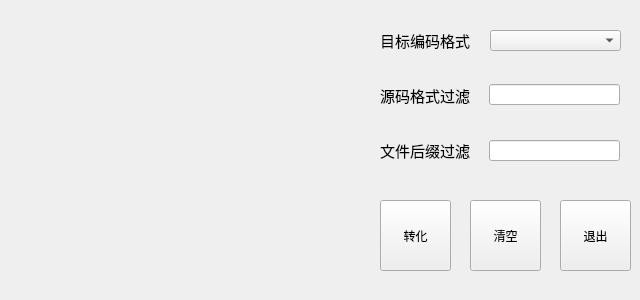
<?xml version="1.0" encoding="UTF-8"?>
<ui version="4.0">
 <class>Widget</class>
 <widget class="QWidget" name="Widget">
  <property name="geometry">
   <rect>
    <x>0</x>
    <y>0</y>
    <width>640</width>
    <height>300</height>
   </rect>
  </property>
  <property name="windowTitle">
   <string>Widget</string>
  </property>
  <widget class="DragArea" name="DropArea" native="true">
   <property name="geometry">
    <rect>
     <x>10</x>
     <y>10</y>
     <width>351</width>
     <height>281</height>
    </rect>
   </property>
  </widget>
  <widget class="QPushButton" name="Convert_PushButton">
   <property name="geometry">
    <rect>
     <x>380</x>
     <y>200</y>
     <width>71</width>
     <height>71</height>
    </rect>
   </property>
   <property name="text">
    <string>转化</string>
   </property>
  </widget>
  <widget class="QComboBox" name="TargetEncoding_ComboBox">
   <property name="geometry">
    <rect>
     <x>490</x>
     <y>30</y>
     <width>131</width>
     <height>21</height>
    </rect>
   </property>
  </widget>
  <widget class="QLabel" name="TargetEncoding_Label">
   <property name="geometry">
    <rect>
     <x>380</x>
     <y>20</y>
     <width>91</width>
     <height>41</height>
    </rect>
   </property>
   <property name="text">
    <string>&lt;html&gt;&lt;head/&gt;&lt;body&gt;&lt;p&gt;&lt;span style=&quot; font-size:11pt;&quot;&gt;目标编码格式&lt;/span&gt;&lt;/p&gt;&lt;/body&gt;&lt;/html&gt;</string>
   </property>
  </widget>
  <widget class="QLineEdit" name="SourceFileFilter_LineEdit">
   <property name="geometry">
    <rect>
     <x>489</x>
     <y>140</y>
     <width>131</width>
     <height>21</height>
    </rect>
   </property>
  </widget>
  <widget class="QLabel" name="SourceEncodingFilter_Label">
   <property name="geometry">
    <rect>
     <x>380</x>
     <y>135</y>
     <width>91</width>
     <height>31</height>
    </rect>
   </property>
   <property name="text">
    <string>&lt;html&gt;&lt;head/&gt;&lt;body&gt;&lt;p&gt;&lt;span style=&quot; font-size:11pt;&quot;&gt;文件后缀过滤&lt;/span&gt;&lt;/p&gt;&lt;/body&gt;&lt;/html&gt;</string>
   </property>
  </widget>
  <widget class="QLabel" name="SourceEncoding_Label">
   <property name="geometry">
    <rect>
     <x>380</x>
     <y>80</y>
     <width>101</width>
     <height>31</height>
    </rect>
   </property>
   <property name="text">
    <string>&lt;html&gt;&lt;head/&gt;&lt;body&gt;&lt;p&gt;&lt;span style=&quot; font-size:11pt;&quot;&gt;源码格式过滤&lt;/span&gt;&lt;/p&gt;&lt;/body&gt;&lt;/html&gt;</string>
   </property>
  </widget>
  <widget class="QPushButton" name="Clear_PushButton">
   <property name="geometry">
    <rect>
     <x>470</x>
     <y>200</y>
     <width>71</width>
     <height>71</height>
    </rect>
   </property>
   <property name="text">
    <string>清空</string>
   </property>
  </widget>
  <widget class="QLineEdit" name="SourceEncodingFilter_LineEdit">
   <property name="geometry">
    <rect>
     <x>489</x>
     <y>84</y>
     <width>131</width>
     <height>21</height>
    </rect>
   </property>
  </widget>
  <widget class="QPushButton" name="Close_PushButton">
   <property name="geometry">
    <rect>
     <x>560</x>
     <y>200</y>
     <width>71</width>
     <height>71</height>
    </rect>
   </property>
   <property name="text">
    <string>退出</string>
   </property>
  </widget>
 </widget>
 <customwidgets>
  <customwidget>
   <class>DragArea</class>
   <extends>QWidget</extends>
   <header location="global">DragArea.h</header>
   <container>1</container>
  </customwidget>
 </customwidgets>
 <tabstops>
  <tabstop>TargetEncoding_ComboBox</tabstop>
  <tabstop>SourceEncodingFilter_LineEdit</tabstop>
  <tabstop>SourceFileFilter_LineEdit</tabstop>
  <tabstop>Convert_PushButton</tabstop>
  <tabstop>Clear_PushButton</tabstop>
  <tabstop>Close_PushButton</tabstop>
 </tabstops>
 <resources/>
 <connections/>
</ui>
